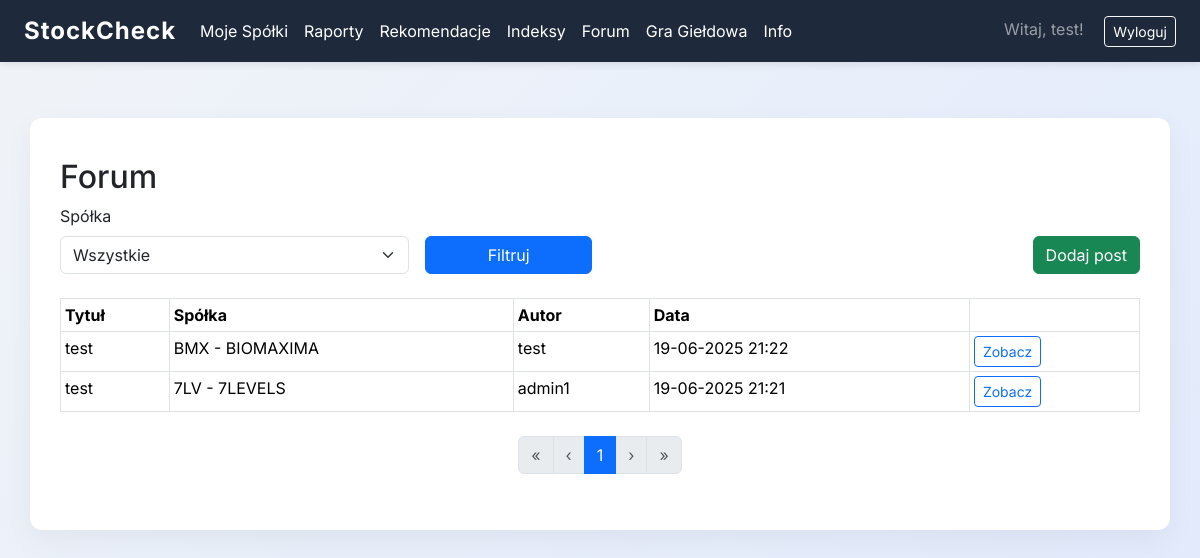
The app's page /forum/ (signed in), older data.
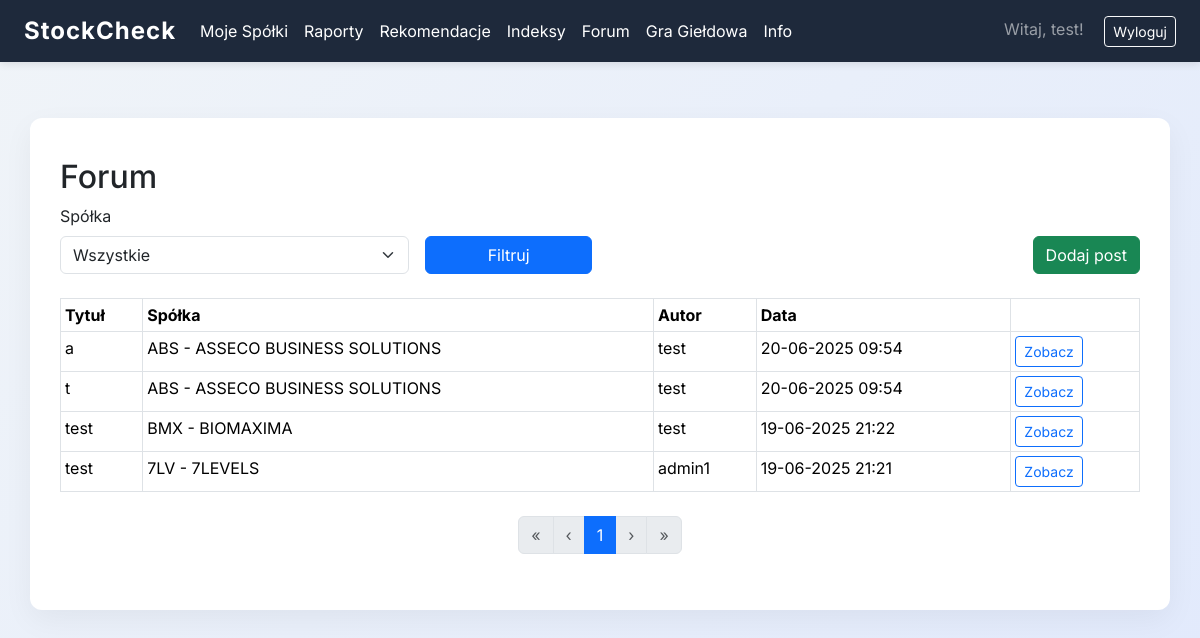
The same page, newer data.
### myproject/auth/models.py (models this page shows, shortened)
class User(UserMixin, db.Model):
    __tablename__ = 'users'
    id = db.Column(db.Integer, primary_key=True)
    email = db.Column(db.String(64), unique=True, index=True)
    username = db.Column(db.String(64), unique=True, index=True)
    password_hash = db.Column(db.String(128))
    role = db.Column(db.String(20), default="user")  # "user" lub "admin"
    companies = db.relationship('UserCompany', backref='owner', lazy=True)
    portfolio = db.relationship('GamePortfolio', backref='user', uselist=False)

### myproject/forum/models.py (models this page shows, shortened)
class Post(db.Model):
    id = db.Column(db.Integer, primary_key=True)
    user_id = db.Column(db.Integer, db.ForeignKey('users.id'), nullable=False)
    company_id = db.Column(db.Integer, db.ForeignKey('company.id'), nullable=False)
    title = db.Column(db.String(200), nullable=False)
    content = db.Column(db.Text, nullable=False)
    created_at = db.Column(db.DateTime, default=datetime.utcnow)
    user = db.relationship('User', backref=db.backref('posts', lazy=True))
    company = db.relationship('Company', backref=db.backref('posts', lazy=True))

### myproject/companies/models.py (models this page shows, shortened)
class Company(db.Model):
    id = db.Column(db.Integer, primary_key=True)
    ticker = db.Column(db.String(10), unique=True, nullable=False)
    name = db.Column(db.String(100), nullable=False)
    industry_id = db.Column(db.Integer, db.ForeignKey('industry.id'))
    market = db.Column(db.String(100), nullable=True)
    industry = db.relationship('Industry', backref=db.backref('companies', lazy=True))
    indices = db.relationship('Index', secondary=company_index, backref=db.backref('companies', lazy='dynamic'))

### myproject/forum/views.py (the view)
@forum.route('/')
@login_required
def forum_main():
    companies = Company.query.order_by(Company.ticker).all()
    selected_company = request.args.get('company')
    query = Post.query.order_by(Post.created_at.desc())
    if selected_company:
        query = query.filter(Post.company_id == int(selected_company))
    page = request.args.get('page', 1, type=int)
    per_page = 20
    posts_pagination = query.paginate(page=page, per_page=per_page, error_out=False)
    posts = posts_pagination.items
    return render_template('/forum/forum.html', posts=posts, companies=companies, selected_company=selected_company, pagination=posts_pagination)

### myproject/templates/forum/forum.html (shortened to what this page needs)
{% extends 'base.html' %}
{% block content %}
<h2>Forum</h2>
<form method="get" class="row g-3 mb-4">
    <div class="col-md-4">
        <label for="company" class="form-label">Spółka</label>
        <select name="company" id="company" class="form-select">
            <option value="">Wszystkie</option>
        </select>
    </div>
    <div class="col-md-2 align-self-end">
        <button type="submit" class="btn btn-primary w-100">Filtruj</button>
    </div>
    <div class="col-md-6 align-self-end text-end">
        <a href="{{ url_for('forum.add_post') }}" class="btn btn-success">Dodaj post</a>
    </div>
</form>
<table class="table table-sm table-bordered mb-4">
    <thead>
        <tr>
            <th>Tytuł</th>
            <th>Spółka</th>
            <th>Autor</th>
            <th>Data</th>
            <th></th>
        </tr>
    </thead>
    <tbody>
    {% for post in posts %}
        <tr>
            <td>{{ post.title }}</td>
            <td>{{ post.company.ticker }} - {{ post.company.name }}</td>
            <td>{{ post.user.username }}</td>
            <td>{{ post.created_at.strftime('%d-%m-%Y %H:%M') }}</td>
            <td>
                <a href="{{ url_for('forum.post_detail', post_id=post.id) }}" class="btn btn-sm btn-outline-primary">Zobacz</a>
            </td>
        </tr>
    {% endfor %}
    </tbody>
</table>
{% if pagination is defined %}
<nav aria-label="Paginacja">
  <ul class="pagination justify-content-center">
    {% set start = pagination.page - 2 if pagination.page - 2 > 0 else 1 %}
    {% set end = pagination.page + 2 if pagination.page + 2 <= pagination.pages else pagination.pages %}
    {% if pagination.has_prev %}
      <li class="page-item">
        <a class="page-link" href="{{ url_for(request.endpoint, page=1, company=selected_company) }}">&laquo;</a>
      </li>
      <li class="page-item">
        <a class="page-link" href="{{ url_for(request.endpoint, page=pagination.prev_num, company=selected_company) }}">&lsaquo;</a>
      </li>
    {% else %}
      <li class="page-item disabled"><span class="page-link">&laquo;</span></li>
      <li class="page-item disabled"><span class="page-link">&lsaquo;</span></li>
    {% endif %}
    {% for p in range(start, end + 1) %}
      {% if p == pagination.page %}
        <li class="page-item active"><span class="page-link">{{ p }}</span></li>
      {% else %}
        <li class="page-item"><a class="page-link" href="{{ url_for(request.endpoint, page=p, company=selected_company) }}">{{ p }}</a></li>
      {% endif %}
    {% endfor %}
    {% if pagination.has_next %}
      <li class="page-item">
        <a class="page-link" href="{{ url_for(request.endpoint, page=pagination.next_num, company=selected_company) }}">&rsaquo;</a>
      </li>
      <li class="page-item">
        <a class="page-link" href="{{ url_for(request.endpoint, page=pagination.pages, company=selected_company) }}">&raquo;</a>
      </li>
    {% else %}
      <li class="page-item disabled"><span class="page-link">&rsaquo;</span></li>
      <li class="page-item disabled"><span class="page-link">&raquo;</span></li>
    {% endif %}
  </ul>
</nav>
{% endif %}
{% endblock %}

### myproject/templates/base.html (shortened to what this page needs)
<!DOCTYPE html>
<html lang="pl">
<head>
    <link href="https://cdn.jsdelivr.net/npm/bootstrap@5.3.3/dist/css/bootstrap.min.css" rel="stylesheet">
    <link href="https://cdnjs.cloudflare.com/ajax/libs/font-awesome/6.0.0/css/all.min.css" rel="stylesheet">
</head>
<body>
    <nav class="navbar navbar-expand-lg fixed-top navbar-dark">
        <div class="container-fluid px-4">
            <a class="navbar-brand" href="{{ url_for('companies.list_companies') if current_user.is_authenticated else url_for('core.index') }}">StockCheck</a>
            <div class="collapse navbar-collapse" id="navbarNav">
                <ul class="navbar-nav me-auto">
                    {% if current_user.is_authenticated %}
                        <li class="nav-item">
                            <a class="nav-link" href="{{ url_for('companies.list_companies') }}">Moje Spółki</a>
                        </li>
                        <li class="nav-item">
                            <a class="nav-link" href="{{ url_for('reports.all_reports') }}">Raporty</a>
                        </li>
                        <li class="nav-item">
                            <a class="nav-link" href="{{ url_for('recommendations.all_recommendations') }}">Rekomendacje</a>
                        </li>
                        <li class="nav-item">
                                <a class="nav-link" href="{{ url_for('indices.indices_list') }}">Indeksy</a>
                        </li>
                        <li class="nav-item">
                            <a class="nav-link" href="{{ url_for('forum.forum_main') }}">Forum</a>
                        </li>
                        <li class="nav-item">
                            <a class="nav-link" href="{{ url_for('stock_game.portfolio') }}">Gra Giełdowa</a>
                        </li>
                        <li class="nav-item">
                            <a class="nav-link" href="{{ url_for('core.info') }}">Info</a>
                        </li>
                    {% endif %}
                </ul>
                <div class="ms-auto">
                    {% if current_user.is_authenticated %}
                        <span class="navbar-text me-3">Witaj, {{ current_user.username }}!</span>
                        <a class="btn btn-outline-light btn-sm" href="{{ url_for('auth.logout') }}">Wyloguj</a>
                    {% else %}
                        <a class="btn btn-outline-light btn-sm me-2" href="{{ url_for('auth.login') }}">Zaloguj</a>
                        <a class="btn btn-outline-light btn-sm me-2" href="{{ url_for('auth.register') }}">Zarejestruj</a>
                    {% endif %}
                </div>
            </div>
        </div>
    </nav>
    <div class="container my-5">
        {% block content %}{% endblock %}
    </div>
</body>
</html>

### myproject/templates/base.html (style rules this page uses)
body { font-family: 'Inter', sans-serif; background: linear-gradient(135deg, #f0f4f8, #e2eafc); margin: 0; padding-top: 70px; }
.navbar { background-color: #1e293b; box-shadow: 0 2px 8px rgba(0,0,0,0.1); }
.navbar-brand { font-weight: 700; font-size: 24px; letter-spacing: 1px; }
.navbar a { color: #ffffff !important; }
.container { background: #ffffff; padding: 40px 30px; border-radius: 12px; box-shadow: 0 10px 30px rgba(0,0,0,0.05); animation: fadeIn 0.7s ease; margin-left: auto; margin-right: auto; }

Row changes from the older to the newer data that the page shows:
added Post: title "a", company.ticker "ABS", company.name "ASSECO BUSINESS SOLUTIONS", user.username "test", created_at "20-06-2025 09:54"
added Post: title "t", company.ticker "ABS", company.name "ASSECO BUSINESS SOLUTIONS", user.username "test", created_at "20-06-2025 09:54"
